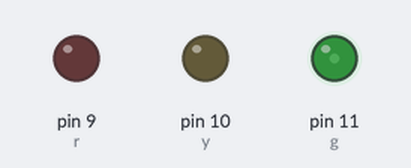
A sketch run on a simulated Arduino Uno, built with avr-gcc and run on an emulated ATmega328P. Parts: output pins drawn as LEDs (lit = HIGH).

Above: at 0.05 s.
At 4.0 s:
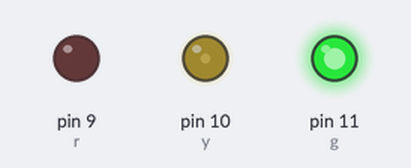
At 6.0 s:
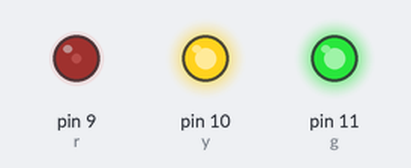
At 8.0 s:
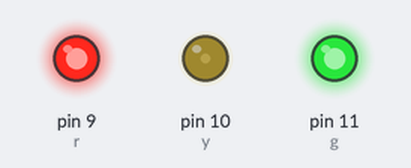
Timing chart, 0 to 10.4 s (numbered marks = the images above):
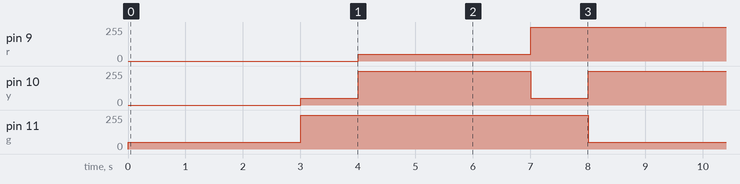

Measured:
- by itself, pin 9 (r), pin 11 (g): alternates 255/255 for 5.0 s and 50/255 for 3.0 s
- by itself, pin 10 (y): alternates 255/255 for 3.0 s and 50/255 for 1.0 s

The sketch:

trafic_with_led_control.ino
```cpp
int g = 11;
int y = 10;
int r = 9;
int val = 50;
int valo = 255;
void setup() {  }
void loop() {
analogWrite(g,val);
delay(3000);
analogWrite(g,valo);
analogWrite(y,val);
delay(1000);
analogWrite(y,valo);
analogWrite(r,val);
delay(3000);
analogWrite(r,valo);
analogWrite(y,val);
delay(1000);
analogWrite(y,valo);
}
```
